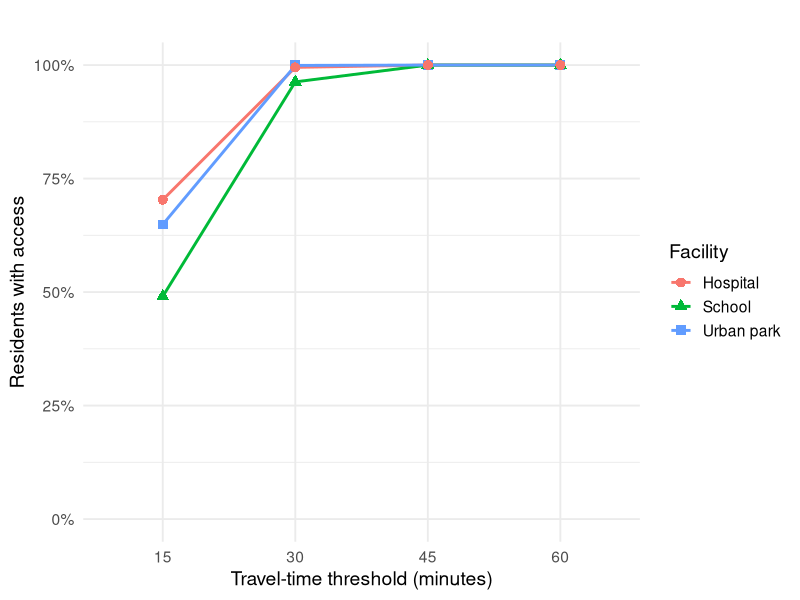

Recreate this plot in R.
## ---- chunk 1
#| label: fig-access
#| fig-cap: "Facilities coverage"
#| echo: false
#| warning: false
#| message: false

library(ggplot2)
library(readxl)
library(dplyr)
library(tidyr)
library(ggplot2)
library(readr)
library(stringr)
library(scales)

raw <- read_excel("accessibility.xlsx",
                  col_names = c("facility","threshold","prop_str"))

df <- raw %>%
  mutate(
    facility  = str_squish(as.character(facility)),
    threshold = str_squish(as.character(threshold)),
    prop_str  = str_squish(as.character(prop_str))
  ) %>%
  fill(facility, .direction = "down") %>%
  filter(
    !is.na(facility) & facility != "",
    !is.na(threshold) & threshold != "",
    !is.na(prop_str) & prop_str != "",
    !str_detect(threshold, regex("travel", ignore_case = TRUE)),
    !str_detect(prop_str,  regex("proportion|access", ignore_case = TRUE))
  ) %>%
  filter(str_detect(threshold, "\\d+")) %>%
  mutate(
    threshold_min = parse_number(threshold),
    prop_num      = parse_number(prop_str),
    prop          = ifelse(prop_num > 1, prop_num/100, prop_num),
    threshold_min = factor(threshold_min, levels = c(15,30,45,60), ordered = TRUE),
    facility = str_to_title(facility),
    facility = recode(facility,
                      "Urban Park" = "Urban park",
                      "School" = "School",
                      "Hospital" = "Hospital")
  )

# 如果不想表格输出，就不要 print()；只画图：
ggplot(df, aes(x = threshold_min, y = prop,
               group = facility, color = facility, shape = facility)) +
  geom_line(size = 1) +
  geom_point(size = 3) +
  scale_y_continuous(labels = label_percent(accuracy = 1), limits = c(0,1)) +
  labs(
    title = "",
    x = "Travel-time threshold (minutes)",
    y = "Residents with access",
    color = "Facility",
    shape = "Facility"
  ) +
  theme_minimal(base_size = 14) +
  theme(plot.title = element_text(face = "bold"),
        legend.position = "right")
